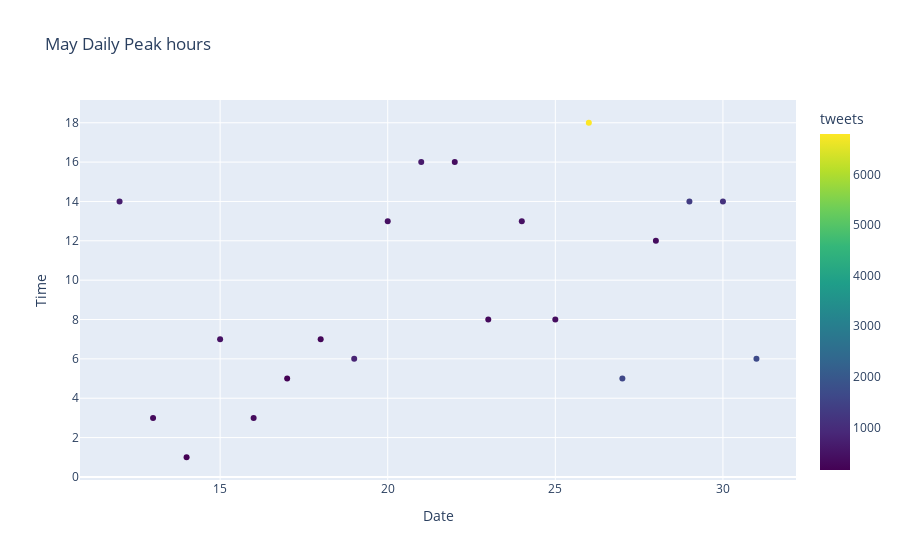

Notebook code for this chart:
### Code cell
fig = px.scatter(max_counts_df, x="tweet_date", y="tweet_hour", title='May Daily Peak hours',color='tweets'
             ,color_continuous_scale=px.colors.sequential.Viridis)
fig.update_xaxes(title='Date')
fig.update_yaxes(title='Time')
fig.update_layout(plot_bgcolor='rgba(225,244,249)')
fig.show()

### Figure 1 — Plotly figure (JSON) as saved in the notebook; plotly's stock layout.template omitted (floating-point values rounded to 4 significant figures)
{"data": [{"hovertemplate": "tweet_date=%{x}<br>tweet_hour=%{y}<br>tweets=%{marker.color}<extra></extra>", "legendgroup": "", "marker": {"color": [686, 333, 160, 464, 344, 159, 248, 814, 443, 635, 388, 326, 457, 374, 6798, 1584, 367, 1344, 1122, 1667], "coloraxis": "coloraxis", "symbol": "circle"}, "mode": "markers", "name": "", "orientation": "v", "showlegend": false, "type": "scatter", "x": [12, 13, 14, 15, 16, 17, 18, 19, 20, 21, 22, 23, 24, 25, 26, 27, 28, 29, 30, 31], "xaxis": "x", "y": [14, 3, 1, 7, 3, 5, 7, 6, 13, 16, 16, 8, 13, 8, 18, 5, 12, 14, 14, 6], "yaxis": "y"}], "layout": {"coloraxis": {"colorbar": {"title": {"text": "tweets"}}, "colorscale": [[0, "#440154"], [0.1111, "#482878"], [0.2222, "#3e4989"], [0.3333, "#31688e"], [0.4444, "#26828e"], [0.5556, "#1f9e89"], [0.6667, "#35b779"], [0.7778, "#6ece58"], [0.8889, "#b5de2b"], [1, "#fde725"]]}, "legend": {"tracegroupgap": 0}, "plot_bgcolor": "rgba(225,244,249)", "title": {"text": "May Daily Peak hours"}, "xaxis": {"anchor": "y", "domain": [0, 1], "title": {"text": "Date"}}, "yaxis": {"anchor": "x", "domain": [0, 1], "title": {"text": "Time"}}}}
